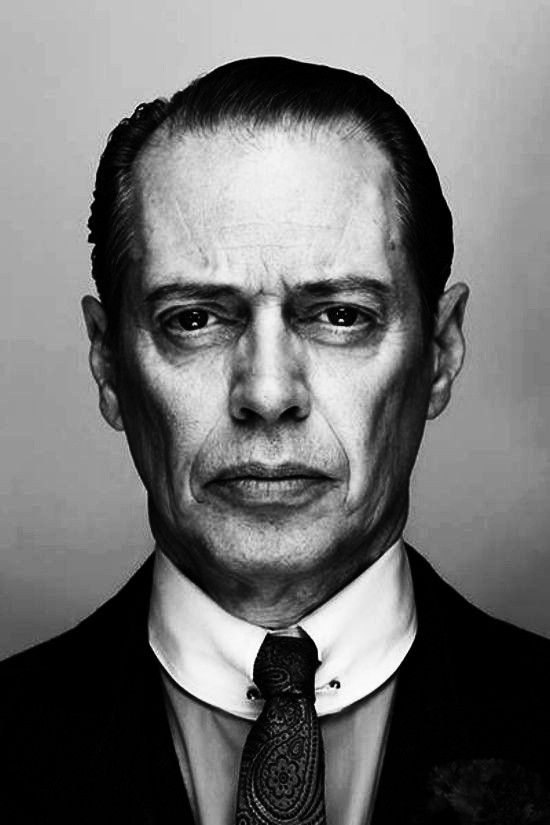
#> input picture test.jpg, 550 x 825 px
$ python size.py
#> lines starting #> are read from the running program, lines starting #| are printed output that depends on the picture
#> the answer given: 100
#> the answer given: 100
# install pillow if you havent
# import pillow
# open up the image we want to resize using python
# pring the current size of that image
# specify the size we wanna change it to
# save the new resized image

from PIL import Image

def resize_image(size1, size2):

#> called with size1 = 100, size2 = 100
  image = Image.open('test.jpg')
#> image is the input picture: PIL image 550x825 RGB; min 0, max 255, mean 113

  print(f"current size: {image.size}")
#| current size: (550, 825)

  resized_image = image.resize((size1, size2))
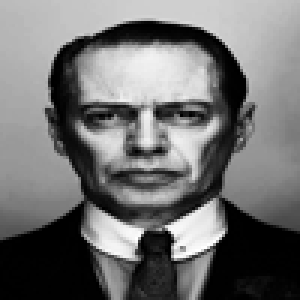
#> resized_image: PIL image 100x100 RGB (shown 3 times larger); min 0, max 255, mean 113.1

  resized_image.save('test_resized.jpeg')

size1 = int(input("enter width: "))
size2 = int(input("enter height: "))

resize_image(size1, size2)
